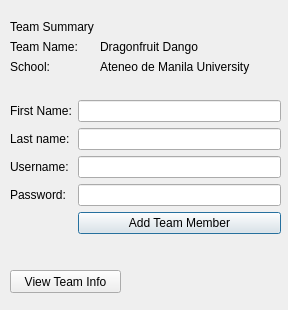
<?xml version="1.0" encoding="UTF-8"?>
<ui version="4.0">
 <class>Dialog</class>
 <widget class="QDialog" name="Dialog">
  <property name="geometry">
   <rect>
    <x>0</x>
    <y>0</y>
    <width>288</width>
    <height>310</height>
   </rect>
  </property>
  <property name="windowTitle">
   <string>Dialog</string>
  </property>
  <widget class="QWidget" name="formLayoutWidget">
   <property name="geometry">
    <rect>
     <x>10</x>
     <y>20</y>
     <width>271</width>
     <height>62</height>
    </rect>
   </property>
   <layout class="QFormLayout" name="formLayout">
    <property name="fieldGrowthPolicy">
     <enum>QFormLayout::AllNonFixedFieldsGrow</enum>
    </property>
    <item row="1" column="0">
     <widget class="QLabel" name="label_3">
      <property name="text">
       <string>Team Summary</string>
      </property>
     </widget>
    </item>
    <item row="2" column="0">
     <widget class="QLabel" name="teamnamelabel">
      <property name="text">
       <string>Team Name:</string>
      </property>
     </widget>
    </item>
    <item row="2" column="1">
     <widget class="QLabel" name="teamnamedisplay">
      <property name="text">
       <string>Dragonfruit Dango</string>
      </property>
     </widget>
    </item>
    <item row="3" column="0">
     <widget class="QLabel" name="teamschoollabel">
      <property name="text">
       <string>School:</string>
      </property>
     </widget>
    </item>
    <item row="3" column="1">
     <widget class="QLabel" name="schooldisplay">
      <property name="text">
       <string>Ateneo de Manila University</string>
      </property>
     </widget>
    </item>
   </layout>
  </widget>
  <widget class="QWidget" name="formLayoutWidget_2">
   <property name="geometry">
    <rect>
     <x>10</x>
     <y>100</y>
     <width>271</width>
     <height>151</height>
    </rect>
   </property>
   <layout class="QFormLayout" name="formLayout_2">
    <property name="fieldGrowthPolicy">
     <enum>QFormLayout::AllNonFixedFieldsGrow</enum>
    </property>
    <item row="2" column="0">
     <widget class="QLabel" name="label_4">
      <property name="text">
       <string>First Name:</string>
      </property>
     </widget>
    </item>
    <item row="2" column="1">
     <widget class="QLineEdit" name="firstname"/>
    </item>
    <item row="3" column="1">
     <widget class="QLineEdit" name="lastname"/>
    </item>
    <item row="3" column="0">
     <widget class="QLabel" name="label_5">
      <property name="text">
       <string>Last name:</string>
      </property>
     </widget>
    </item>
    <item row="4" column="1">
     <widget class="QLineEdit" name="username"/>
    </item>
    <item row="4" column="0">
     <widget class="QLabel" name="label_6">
      <property name="text">
       <string>Username:</string>
      </property>
     </widget>
    </item>
    <item row="5" column="1">
     <widget class="QLineEdit" name="password"/>
    </item>
    <item row="5" column="0">
     <widget class="QLabel" name="label_7">
      <property name="text">
       <string>Password:</string>
      </property>
     </widget>
    </item>
    <item row="6" column="1">
     <widget class="QPushButton" name="add_member">
      <property name="text">
       <string>Add Team Member</string>
      </property>
     </widget>
    </item>
   </layout>
  </widget>
  <widget class="QPushButton" name="view_team_info">
   <property name="geometry">
    <rect>
     <x>10</x>
     <y>270</y>
     <width>111</width>
     <height>23</height>
    </rect>
   </property>
   <property name="text">
    <string>View Team Info</string>
   </property>
  </widget>
 </widget>
 <resources/>
 <connections/>
</ui>
